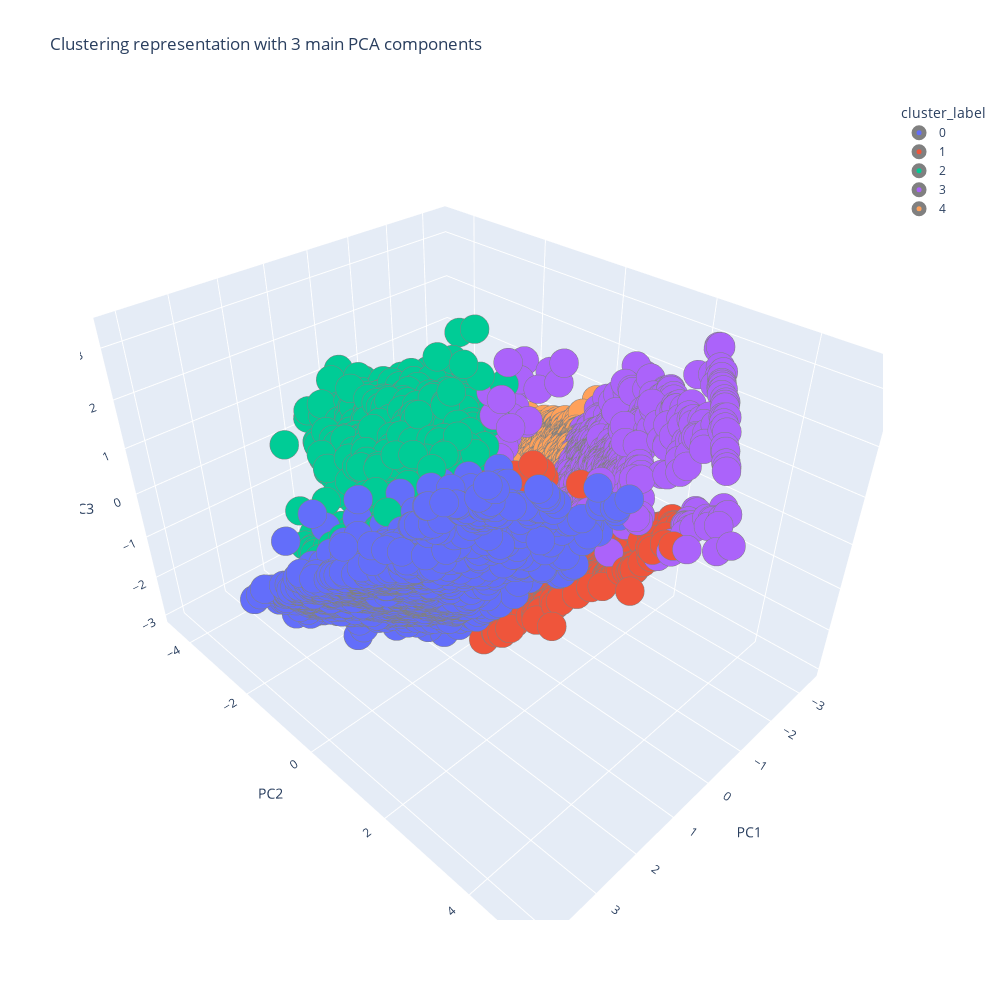

The code cell stored with this chart in its notebook:
### Code cell
fig = px.scatter_3d(df_pca_labeled.sort_values(by="cluster_label"), x='PC1', y='PC2', z='PC3',color='cluster_label',height = 1000,width = 1000,title="Clustering representation with 3 main PCA components")
fig.update_traces(mode="markers",marker_symbol='circle',marker_size=10,marker_line = dict(color = 'gray',width = 5)).show()

### Figure 1 — Plotly figure (JSON) as saved in the notebook; plotly's stock layout.template omitted (floating-point values rounded to 4 significant figures; data arrays with more than 128 entries replaced by an {"elided": "..."} marker saying what was removed)
{"data": [{"hovertemplate": "cluster_label=0<br>PC1=%{x}<br>PC2=%{y}<br>PC3=%{z}<extra></extra>", "legendgroup": "0", "marker": {"color": "#636efa", "line": {"color": "gray", "width": 5}, "size": 10, "symbol": "circle"}, "mode": "markers", "name": "0", "scene": "scene", "showlegend": true, "type": "scatter3d", "x": {"elided": "2353 float values"}, "y": {"elided": "2353 float values"}, "z": {"elided": "2353 float values"}}, {"hovertemplate": "cluster_label=1<br>PC1=%{x}<br>PC2=%{y}<br>PC3=%{z}<extra></extra>", "legendgroup": "1", "marker": {"color": "#EF553B", "line": {"color": "gray", "width": 5}, "size": 10, "symbol": "circle"}, "mode": "markers", "name": "1", "scene": "scene", "showlegend": true, "type": "scatter3d", "x": {"elided": "1182 float values"}, "y": {"elided": "1182 float values"}, "z": {"elided": "1182 float values"}}, {"hovertemplate": "cluster_label=2<br>PC1=%{x}<br>PC2=%{y}<br>PC3=%{z}<extra></extra>", "legendgroup": "2", "marker": {"color": "#00cc96", "line": {"color": "gray", "width": 5}, "size": 10, "symbol": "circle"}, "mode": "markers", "name": "2", "scene": "scene", "showlegend": true, "type": "scatter3d", "x": {"elided": "1822 float values"}, "y": {"elided": "1822 float values"}, "z": {"elided": "1822 float values"}}, {"hovertemplate": "cluster_label=3<br>PC1=%{x}<br>PC2=%{y}<br>PC3=%{z}<extra></extra>", "legendgroup": "3", "marker": {"color": "#ab63fa", "line": {"color": "gray", "width": 5}, "size": 10, "symbol": "circle"}, "mode": "markers", "name": "3", "scene": "scene", "showlegend": true, "type": "scatter3d", "x": {"elided": "1431 float values"}, "y": {"elided": "1431 float values"}, "z": {"elided": "1431 float values"}}, {"hovertemplate": "cluster_label=4<br>PC1=%{x}<br>PC2=%{y}<br>PC3=%{z}<extra></extra>", "legendgroup": "4", "marker": {"color": "#FFA15A", "line": {"color": "gray", "width": 5}, "size": 10, "symbol": "circle"}, "mode": "markers", "name": "4", "scene": "scene", "showlegend": true, "type": "scatter3d", "x": {"elided": "2162 float values"}, "y": {"elided": "2162 float values"}, "z": {"elided": "2162 float values"}}], "layout": {"height": 1000, "legend": {"title": {"text": "cluster_label"}, "tracegroupgap": 0}, "scene": {"domain": {"x": [0, 1], "y": [0, 1]}, "xaxis": {"title": {"text": "PC1"}}, "yaxis": {"title": {"text": "PC2"}}, "zaxis": {"title": {"text": "PC3"}}}, "title": {"text": "Clustering representation with 3 main PCA components"}, "width": 1000}}
